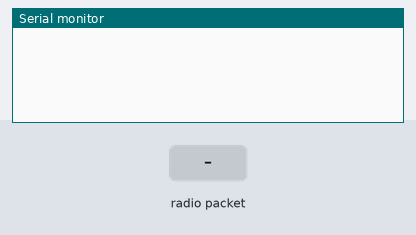
Bench run of a sketch on a simulated Arduino Uno, built with avr-gcc and run on an emulated ATmega328P. Shown: the last lines printed to the serial monitor. The inputs (shaded band) are chosen by the test bench. No radio packets arrive unless stated.

Above: at 1.8 s.
1.9 s: radio packet "1" arrives
At 2.8 s:
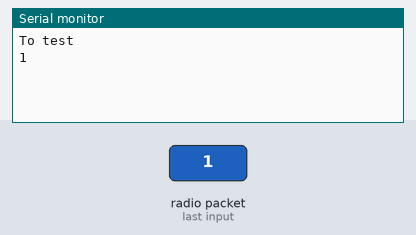
3.5 s: radio packet "0" arrives
At 4.3 s:
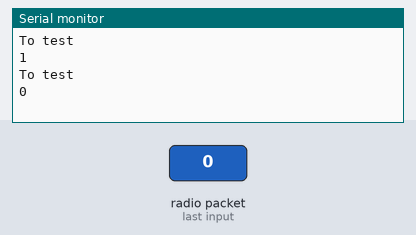
5.0 s: radio packet "2" arrives
At 7.1 s:
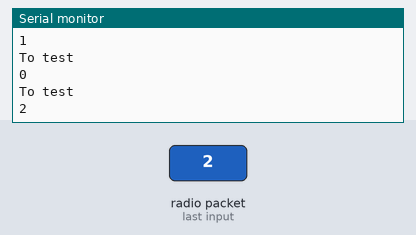

Measured:
- after the input at 1.9 s, the serial monitor: prints a new line after 0.11 s (image 1)
- after the input at 3.5 s, the serial monitor: prints a new line after 0.52 s (image 2)
- after the input at 5.0 s, the serial monitor: prints a new line after 1.0 s (image 3)

The sketch:

VoltageReceive_BLINK.ino
```cpp
#include <SPI.h>
#include <nRF24L01.h>
#include <RF24.h>

/*#define GREEN_LED 12
#define YELLOW_LED 11
#define RED_LED 10*/

RF24 radio(7, 8); // CE, CSN
const byte address[6] = "00001";
float voltage;


void setup(){
  Serial.begin(9600);

  radio.begin();
  radio.openReadingPipe(0, address);
  radio.setPALevel(RF24_PA_MIN);
  radio.startListening();

  /*pinMode(GREEN_LED, OUTPUT);
  pinMode(RED_LED, OUTPUT);
  pinMode(YELLOW_LED, OUTPUT);*/
}

void loop(){
  /*digitalWrite(GREEN_LED, LOW);
  digitalWrite(YELLOW_LED, LOW);
  digitalWrite(RED_LED, LOW);*/

    if (radio.available()) {
      Serial.println("To test");
      char text[32] = {0};
      radio.read(&text, 10);
      Serial.println(text);
      delay(1000);
  }

/*
  if(voltage <= 1){
         digitalWrite(GREEN_LED, LOW);
         digitalWrite(YELLOW_LED, LOW);
         digitalWrite(RED_LED, LOW);
    }
  else
  if(voltage <= 2){
        digitalWrite(GREEN_LED, HIGH);
        delay(1000);
        digitalWrite(GREEN_LED, LOW);

    }
   else
   if(voltage <= 4){
        digitalWrite(YELLOW_LED, HIGH);
        delay(1000);
        digitalWrite(YELLOW_LED, LOW);

   }
    else
   {
        digitalWrite(RED_LED, HIGH);

   }*/
  delay(1000);

}
```
